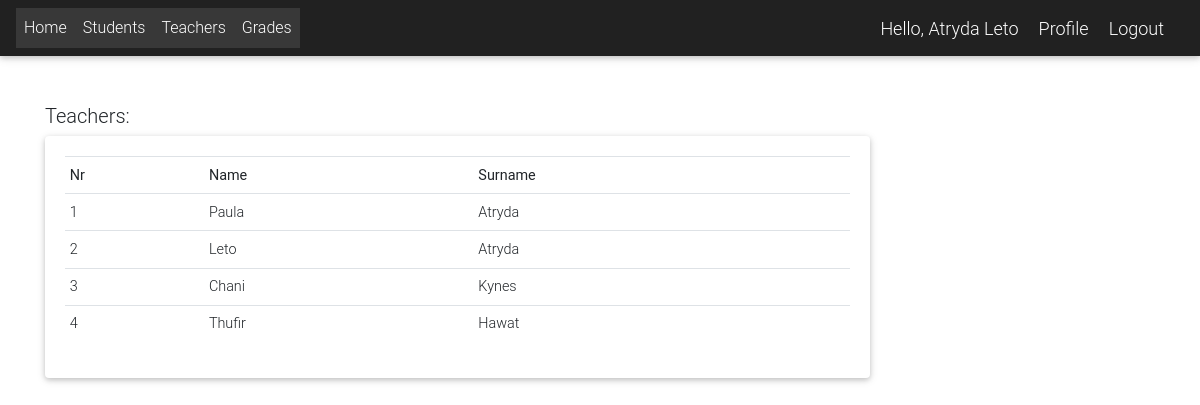
/teacher_list/ (signed in), run on the app's committed database.
### app/models.py (models this page shows)
class User(AbstractUser):
    is_student = models.BooleanField(default=False)
    is_teacher = models.BooleanField(default=False)
    is_director = models.BooleanField(default=False)
    phone = models.CharField(max_length=60, blank=True, null=True)
    address = models.CharField(max_length=60, blank=True, null=True)
    email = models.EmailField(blank=True, null=True)
    username_validator = ASCIIUsernameValidator()
    def get_full_name(self):
        full_name = self.username
        if self.first_name and self.last_name:
            full_name = self.last_name + " " + self.first_name
        return full_name

class Teacher(models.Model):
    user = models.OneToOneField(User, on_delete=models.CASCADE)

### app/decorators.py (the view)
    def wrapped_func(request, *args, **kwargs):
        request = is_logged_in(request)
        resp = func(request, *args, **kwargs)
        return resp

### app/utils.py (called while the page is built)
def is_logged_in(request):
    if request.user.is_authenticated:
        return request
    raise PermissionDenied

### app/views.py (called while the page is built)
def teachers_subject(teacher):
    subjects = Subject.objects.all()
    sub_array = []
    for y in subjects:
        if teacher == y.teacher:
            sub_array.append(y)
    return sub_array

@login_required
def teacher_list(request):
    teachers = Teacher.objects.all()
    subject_list = []
    for x in teachers:
        subject_list.append(teachers_subject(x))
    context = {
        'teachers': teachers,
        'subjects': subject_list
    }
    return render(request, 'teachers/teacher_list.html', context)

### templates/teachers/teacher_list.html (shortened to what this page needs)
{% extends 'Links.html' %}
{% block content %}
<div class="container ">
    <br><br>
<div class="row">
    <div class="col-md-9">
        <h5>Teachers:</h5>
        <div class="card card-body">
            <table class="table table-sm">
                <tr>
                    <th>Nr</th>
                    <th>Name</th>
                    <th>Surname</th>
                </tr>
                {% for t in teachers %}
                <tr>
                    <td> {{ forloop.counter }}</td>
                    <td>{{t.user.first_name}} </td>
                    <td>{{t.user.last_name}} </td>
                </tr>
                {% endfor %}
            </table>
        </div>
    </div>
</div>
<br><br>
</div>
{% endblock %}

### templates/navbar.html (shortened to what this page needs)
{% load static %}
<nav class="navbar navbar-expand-lg navbar-dark bg-dark">
  <div class="collapse navbar-collapse" id="navbarNav">
    {% if request.user.is_authenticated %}
    <ul class="navbar-nav">
      <li class="nav-item active">
        <a class="nav-link" href="{% url 'home' %}">Home</a>
      </li>
     <li class="nav-item active">
        <a class="nav-link" href="{% url 'student_list' %}">Students</a>
      </li>
     <li class="nav-item active">
        <a class="nav-link" href="{% url 'teacher_list' %}">Teachers</a>
              </li>
             <li class="nav-item active">
        <a class="nav-link" href="{% url 'grades_list' %}">Grades</a>
    </ul>
  </div>
  <span class="greet">Hello, {{request.user.get_full_name}}</span>
  <span ><a  class="greet" href="{% url 'profile' %}">Profile</a></span>
  <span ><a  class="greet" href="{% url 'logout' %}">Logout</a></span>
    {% endif %}
</nav>

### templates/navbar.html (style rules this page uses)
.greet { font-size: 18px; color: #fff; margin-right: 20px; }

### data on the page
User: user.get_full_name "Atryda Leto"
Teacher: user.first_name "Paula", user.last_name "Atryda"
Teacher: user.first_name "Leto", user.last_name "Atryda"
Teacher: user.first_name "Chani", user.last_name "Kynes"
Teacher: user.first_name "Thufir", user.last_name "Hawat"
